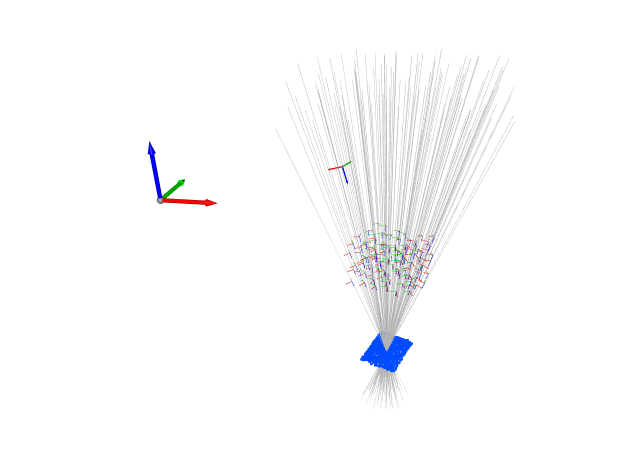
#> input picture data/digital_scene.png, 1277 x 950 px (shown at 1/2 size); its folder holds only this picture in this run
$ python eye.py
#> lines starting #> are read from the running program, lines starting #| are printed output that depends on the picture; after the words box and inside, x2 and y2 are one past the last pixel; in counts of white or black regions, pixels touching at a corner belong together
#> in load_dataset, img is the input picture: shape (950, 1277, 3); mean B, G, R 251.7, 250.9, 250.8
### src/photo.py
import cv2 as cv
import numpy as np
import os
#from matplotlib import pyplot as plt
#import skimage
#from skimage import measure

CUR_PATH = os.path.dirname(__file__)
CUR_PATH_ONE_UP, _ = os.path.split(CUR_PATH)
PATH_DATA = os.path.join(CUR_PATH_ONE_UP,'data')
PATH_PROCESSED_DATA = os.path.join(PATH_DATA,'processed')

# Points for image cropping
TOP_LEFT = (630, 100)
BOT_RIGHT = (1050, 1202)

# THis is substracted from mean value (for thresholding)
# see fcn computeThreshold for more
THRESH_RANGE = 30


class Photo:
    def __init__(self, name: str, photo):
#> called with name = 'digital_scene.png'
        self.name = name
        # Converts image to GRAY format, only one channel is maintained
        self.photo = cv.cvtColor(photo, cv.COLOR_BGR2GRAY)

        self.BOTTLE_HEIGHT_in_mm = 195 #[mm]
        self.BOTTLE_HEIGHT_in_pxs = 990 #[mm]

        self.surface_height_in_mm = 0  #[mm]
        self.surface_height_in_px = 0
        self.bottle_top_in_px = 0
        self.surface_lvl_in_px = 0
        self.bottle_bottom_in_px = 0
    # ---------------------------------------------------------------------------------------
    # Magic method to display name of the photos in arrays
    def __repr__(self):

        return f"{self.name}"


    # ---------------------------------------------------------------------------------------
    # Image is saved to given directory, path is relative to script src directory
    # Note that image is NOT SAVED when DIRECTORY DOES NOT EXISTS
    def save(self, directory = PATH_PROCESSED_DATA):

        print("Saved to: ", directory)
        cv.imwrite(os.path.join(directory, self.name), self.photo)


    # ---------------------------------------------------------------------------------------
    # Image is shown when method is called, press any key to close
    # the image and continue to run the script
    # [5 lines left out: function show, not called in this run]


    # ---------------------------------------------------------------------------------------
    # Crops the image, takes top_left and bottom_right corner as arguments,
    # crops is made directly, original image is lost
    def cropImage(self, top_left = TOP_LEFT, bot_right = BOT_RIGHT):

#> called with top_left = (630, 100), bot_right = (1050, 1202)
        self.photo = self.photo[top_left[1]:bot_right[1], top_left[0]:bot_right[0]]
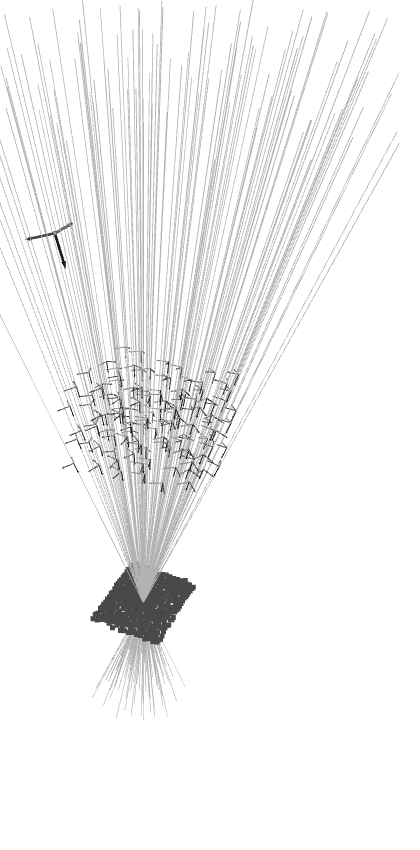
#> self.photo: shape (850, 420); min 16, max 255, mean 242.9


    # ---------------------------------------------------------------------------------------
    # Returns mask with edges of top part of the image
    def makeMaskWithDetectedEgdes(self, srcImg):

        # Make copy of original image
        image = srcImg.copy()
        # Crop the image (only top part remains)
        image = image[0:250, 0:image.shape[1]]
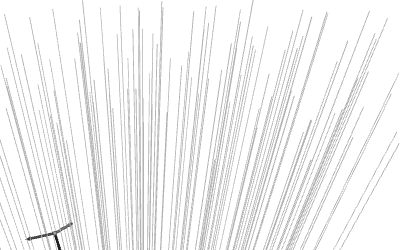
#> image: shape (250, 420); min 22, max 255, mean 243

        #Detect edges and return mask
        return cv.Canny(image, 120, 2)
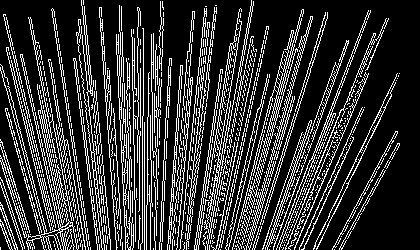
#> returned value: shape (250, 420); 20.9% white in thin lines or dots


    # ---------------------------------------------------------------------------------------
    # Computes mean value of pixels from rectangle placed in the light part of the bottle
    # the photo NEEDS TO BE CROPPED alredy by Photo.cropImage() for this to work!
    def _computeMeanFromCrop(self):

        rectangle = self.photo.copy()[75:375, 100:300]
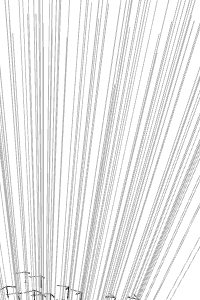
#> rectangle: shape (300, 200); min 23, max 255, mean 233.4
        return np.mean(rectangle)


    # ---------------------------------------------------------------------------------------
    # Computes threshold of self.photo into self.photo - original image is lost
    # thresh value is computed in fcn, see computeMeanFromCrop()
    def computeThreshold(self, maxval = 255):

        mean = self._computeMeanFromCrop()
#> mean = 233.4
        _, self.photo = cv.threshold(self.photo, mean - THRESH_RANGE, maxval, cv.THRESH_BINARY)
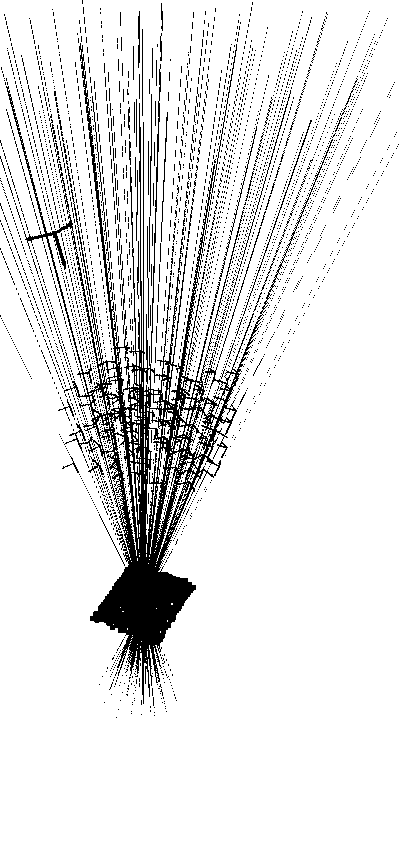
#> self.photo: shape (850, 420); 89.8% white; 4065 black regions (4000 under 20 px)


    # ---------------------------------------------------------------------------------------
    # Takes self.photo, finds all contours with 10k+ pixels and draws it to the mask
    # which is assigned to self.photo (original image is lost)
    def findLargestContrours(self):

        contours, hierarchy = cv.findContours(self.photo, cv.RETR_LIST, cv.CHAIN_APPROX_SIMPLE)
#> contours = 5804 contours, 5598 with area under 20; largest, box (x1, y1, x2, y2) and area: (0, 0, 420, 850) 355707, (5, 42, 259, 705) 31328, (150, 100, 161, 364) 610, (146, 429, 160, 543) 392, (115, 434, 137, 556) 372
        mask = np.zeros(self.photo.shape, np.uint8)

        for cnt in contours:
            if 10000<cv.contourArea(cnt):
                cv.drawContours(mask,[cnt], 0, 255, -1)
#> this loop made 5804 passes
#> cnt on passes 1 to 3: [[115, 717], [116, 716], [117, 717], [116, 718]], [[153, 715], [154, 714], [155, 715], [154, 716]], [[140, 714], [141, 713], [142, 714], [141, 715]]
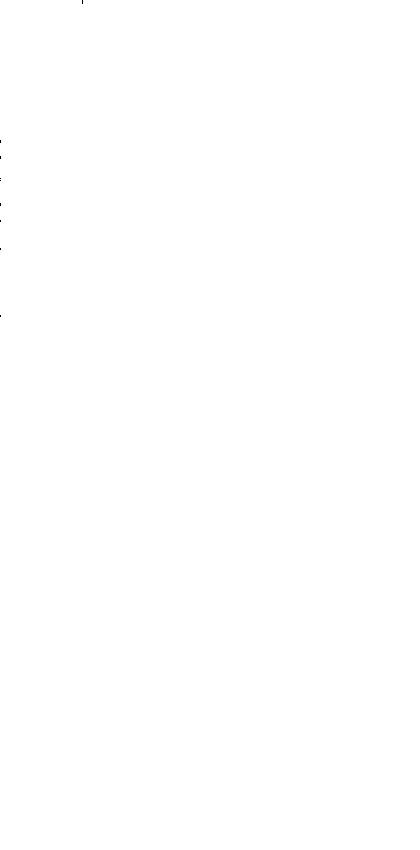
#> mask: shape (850, 420); 100% white; black in thin lines or dots, all inside (x1, y1, x2, y2) = (0, 0, 83, 317)

        self.photo = mask


    # ---------------------------------------------------------------------------------------
    # Pass edges from fcn makeMaskWithDetectedEgdes() and srcImg
    # all pixels with value above 100 will be added to copy of
    # srcImg which is returned
    def addEdgesToImage(self, edges, srcImg):

        toImg = srcImg.copy()

        rows = edges.shape[0]
#> rows = 250
        cols = edges.shape[1]
#> cols = 420
        black = 0
        white = 255

        for row in range(0, rows):
            for col in range(0, cols):
                if edges[row][col] >= 100:
                    toImg[row][col] = white

        return toImg


    # ---------------------------------------------------------------------------------------
    # returns detected edges from the self.photo
    def detectEdges(self):

        return cv.Canny(self.photo, 120, 2)
#> returned value: shape (850, 420); 0.01% white in thin lines or dots, all inside (x1, y1, x2, y2) = (0, 0, 84, 317)


    # ---------------------------------------------------------------------------------------
    # Takes mask (whatever it is), detects top white point (255) and
    # bottom white point (255), connects this two points and draw vertical line
    # on the left side of the photo (represents height of empty part - without liquid)
    def findSurface(self):

        for row in range(0, len(self.photo)):

            for column in range(0, len(self.photo[0])):

                if self.photo[row][column] == 255:
                    up = (column, row)
                    break

        for row in range(len(self.photo)-1, 0, -1):

            for column in range(0, len(self.photo[0])):

                if self.photo[row][column] == 255:
                    down = (column, row)
                    break
#> this loop made 849 passes
#> row on passes 1 to 3: 849, 848, 847

        bottle_length_in_mm = self.BOTTLE_HEIGHT_in_mm
        bottle_num_pixels = self.BOTTLE_HEIGHT_in_pxs
        pixels_to_mm = bottle_length_in_mm/bottle_num_pixels
        length_upper_half_of_bottle_in_pixels =  up[1] - down[1]
        length_upper_half_of_bottle_in_mm = length_upper_half_of_bottle_in_pixels*pixels_to_mm
        surface_in_mm = bottle_length_in_mm - length_upper_half_of_bottle_in_mm

        print('Surface [mm]:', surface_in_mm)
        self.surface_height_in_mm = surface_in_mm
        self.surface_height_in_px  = bottle_num_pixels - length_upper_half_of_bottle_in_pixels
        self.bottle_top_in_px = down[1]
        self.surface_lvl_in_px = up[1]
        self.bottle_bottom_in_px = down[1] + bottle_num_pixels


        self.photo = cv.line(self.photo, (20, up[1]), (20, down[1]), (255, 255, 255), 1)
        self.photo = cv.line(self.photo, up, down, (255, 255, 255), 1)
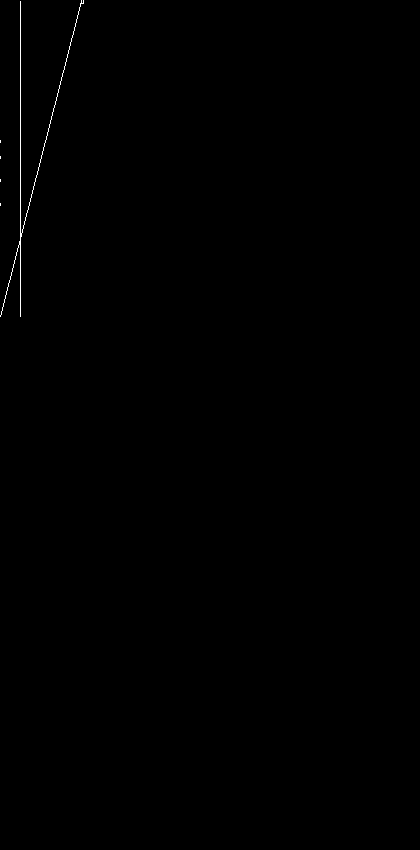
#> self.photo: shape (850, 420); 0.18% white in thin lines or dots, all inside (x1, y1, x2, y2) = (0, 0, 84, 317)

    # [28 lines left out: function drawLimits, not called in this run]


# ---------------------------------------------------------------------------------------
# MAIN - Only for testing/debugging purposes
# ---------------------------------------------------------------------------------------
# [36 lines that do not run on import are left out]

### src/eye.py
import cv2 as cv
import re
import sys
import os

from photo import Photo

CUR_PATH = os.path.dirname(__file__)
CUR_PATH_ONE_UP, _ = os.path.split(CUR_PATH)
PATH_DATA = os.path.join(CUR_PATH_ONE_UP,'data')


class Eye:

    def __init__(self, dataset_directory: str):
        self.directory = dataset_directory
        self.data = list()


    # ---------------------------------------------------------------------------------------
    # Iterates over self.directory files, if the file format is png
    # the file (image) is loaded, instantiated (class Photo) and
    # processed by self.inspect() fcn
    def load_dataset(self):

        for filee in os.listdir(self.directory):
            png = re.search("png$", filee)

            if png:
                imgPATH = os.path.join(self.directory, filee)
                print("Image:", imgPATH)
                img = cv.imread(imgPATH)

                temp = Photo(filee, img)
                self.inspect(temp)


    # ---------------------------------------------------------------------------------------
    # Argument img is instance of class Photo, this
    # does all the image processing and saves the result
    def inspect(self, img):

        # First crop the photo
        # (original photo is lost)
        img.cropImage()

        # Detect edges from cropped photo (only the top part)
        edges = img.makeMaskWithDetectedEgdes(img.photo)

        # Threshold the photo
        # (original photo is lost)
        img.computeThreshold()

        # Find and keep the largest contours only
        # (original photo is lost)
        img.findLargestContrours()

        # Add edges to largest contour to have mask of whole bottle,
        # result is returned from the fcn
        img.photo = img.addEdgesToImage(edges, img.photo)

        # Detect edges on the mask to have only outline of top part of the bottle
        # (original photo is lost)
        img.photo = img.detectEdges()

        # Find top and bottom white point (bottle top and surface)
        # (added to original photo - img.photo)
        img.findSurface()

        # Save the image
        img.save()


# ---------------------------------------------------------------------------------------
# MAIN
# ---------------------------------------------------------------------------------------
if __name__ == "__main__":

    e = Eye(PATH_DATA)
    e.load_dataset()
